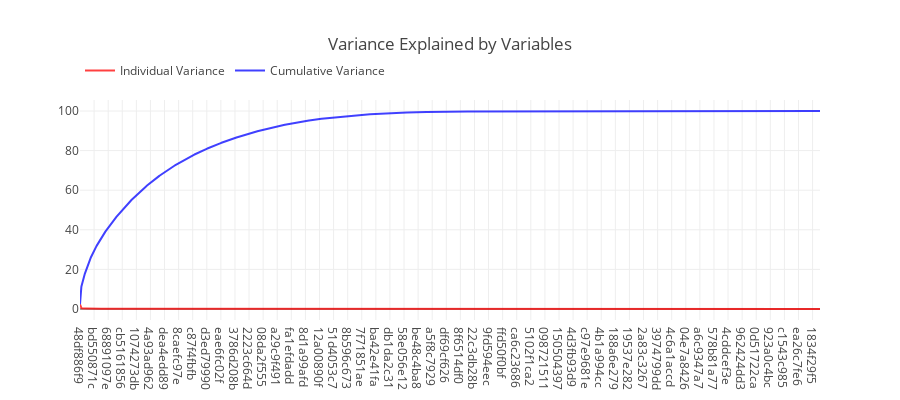

Notebook source saved alongside this figure:
### Markdown cell above
As we can see that most of the variables are not very highly correlated with the target variable, and a majority of the variable have exteremely low correlation with the target. 

So use of basic statistics is one of the method through which one can get idea about features having statistical significance. The same can be used to handpick important features and discard others.  

### 3. Decomposition into EigenVectors and EigenValues  

In linear algebra, an eigenvector of a linear transformation is a non-zero vector that changes by only a scalar factor when that linear transformation is applied to it. If T is a linear transformation from a vector space V over a field F into itself and v is a vector in V that is not the zero vector, then v is an eigenvector of T if T(v) is a scalar multiple of v. 

> T(v)= λv


where λ is a scalar value known as the eigenvalue or characteristic root associated with the eigenvector v. In terms of decomposition, eigen vectors are the principal components for any dataset. Lets visualize the individual and cumulative variance explained by eigen vectors.

### Code cell
# Calculating Eigenvectors and eigenvalues of Cov matirx
mean_vec = np.mean(standardized_train, axis=0)
cov_matrix = np.cov(standardized_train.T)
eig_vals, eig_vecs = np.linalg.eig(cov_matrix)

# Create a list of (eigenvalue, eigenvector) tuples
eig_pairs = [ (np.abs(eig_vals[i]),eig_vecs[:,i]) for i in range(len(eig_vals))]

# Sort the eigenvalue, eigenvector pair from high to low
eig_pairs.sort(key = lambda x: x[0], reverse= True)

# Calculation of Explained Variance from the eigenvalues
tot = sum(eig_vals)

# Individual explained variance
var_exp = [(i/tot)*100 for i in sorted(eig_vals, reverse=True)] 
var_exp_real = [v.real for v in var_exp]

# Cumulative explained variance
cum_var_exp = np.cumsum(var_exp) 
cum_exp_real = [v.real for v in cum_var_exp]

## plot the variance and cumulative variance 
trace1 = go.Scatter(x=train.columns, y=var_exp_real, name="Individual Variance", opacity=0.75, marker=dict(color="red"))
trace2 = go.Scatter(x=train.columns, y=cum_exp_real, name="Cumulative Variance", opacity=0.75, marker=dict(color="blue"))
layout = dict(height=400, title='Variance Explained by Variables', legend=dict(orientation="h", x=0, y=1.2));
fig = go.Figure(data=[trace1, trace2], layout=layout);
iplot(fig);

### Figure 1 — Plotly figure (JSON) as saved in the notebook; plotly's stock layout.template omitted (floating-point values rounded to 4 significant figures; data arrays with more than 128 entries replaced by an {"elided": "..."} marker saying what was removed)
{"data": [{"marker": {"color": "red"}, "name": "Individual Variance", "opacity": 0.75, "type": "scatter", "uid": "9911ff42-84b3-11e8-97ed-90b11c8c07a2", "x": {"elided": "4991 str values"}, "y": {"elided": "4991 float values"}}, {"marker": {"color": "blue"}, "name": "Cumulative Variance", "opacity": 0.75, "type": "scatter", "uid": "9911ff43-84b3-11e8-97ed-90b11c8c07a2", "x": {"elided": "4991 str values"}, "y": {"elided": "4991 float values"}}], "layout": {"height": 400, "legend": {"orientation": "h", "x": 0, "y": 1.2}, "title": "Variance Explained by Variables"}}
